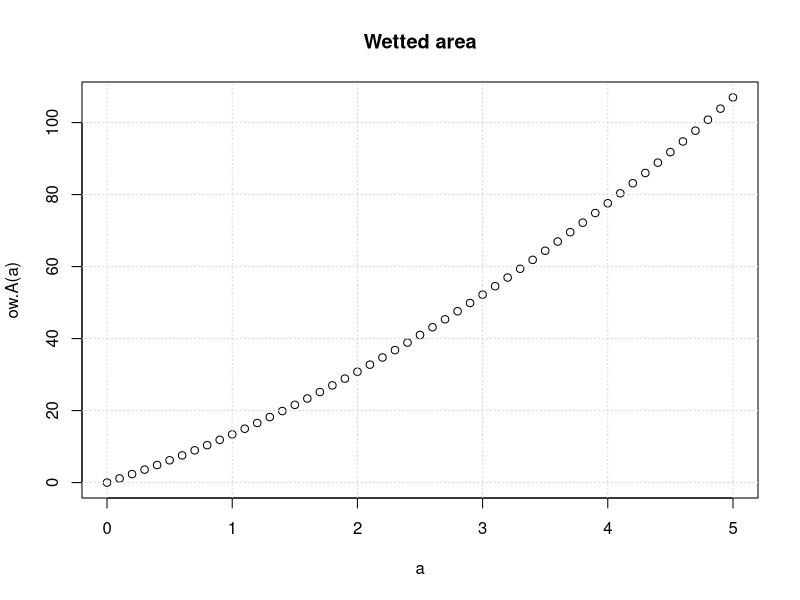
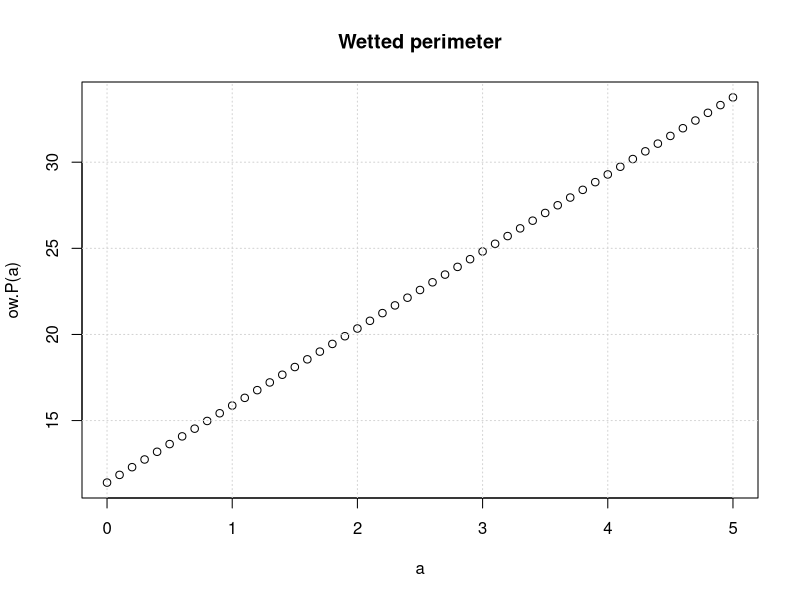
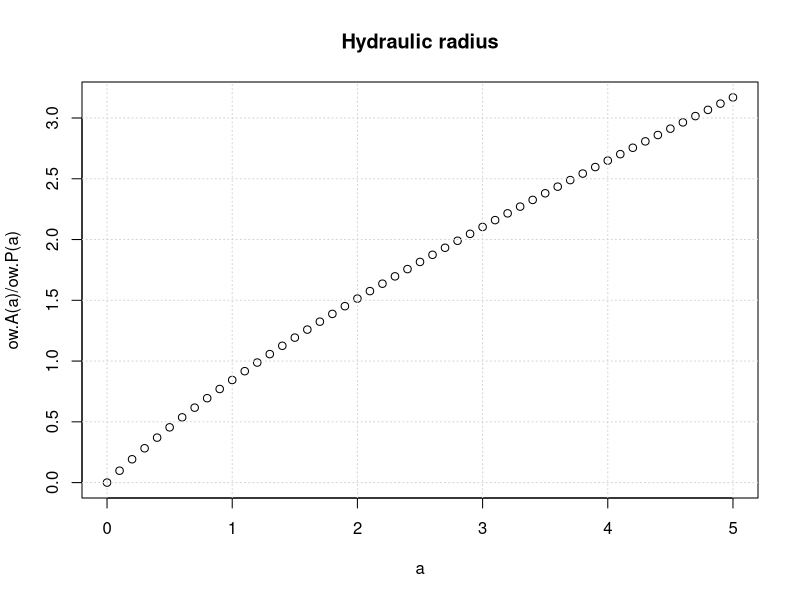
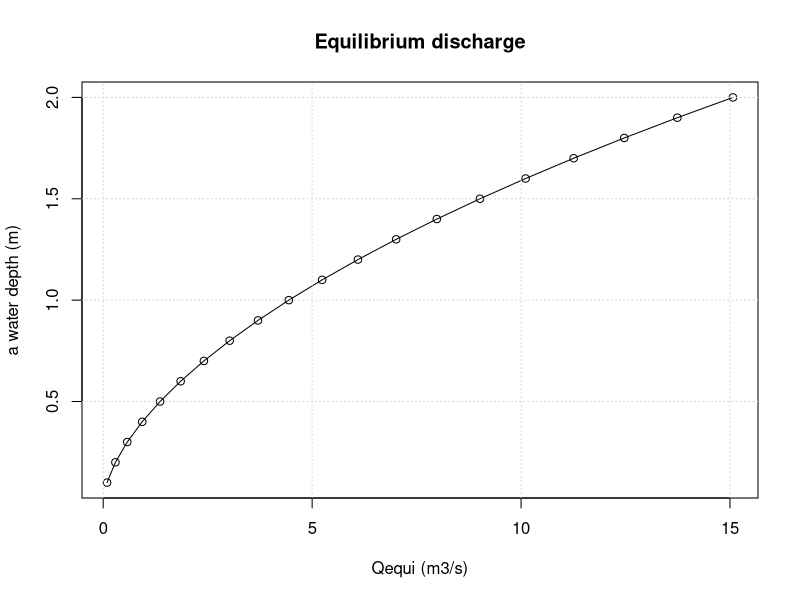
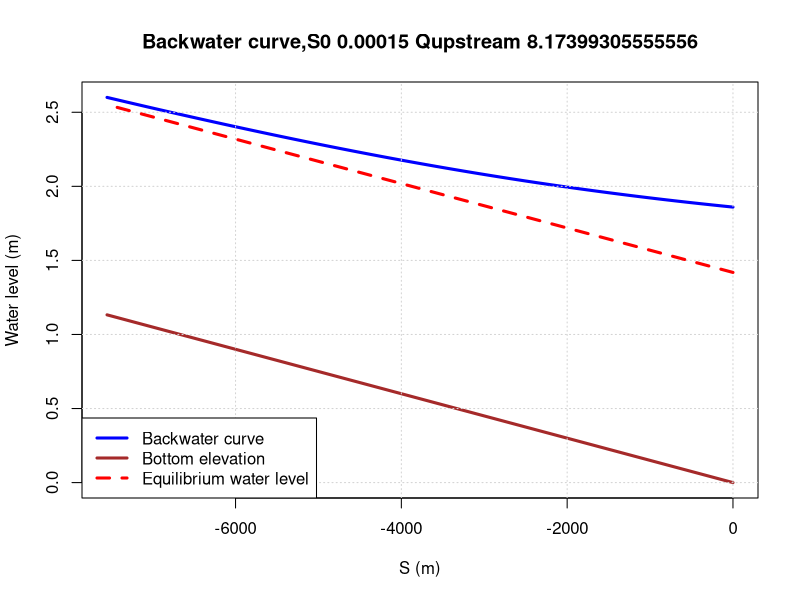
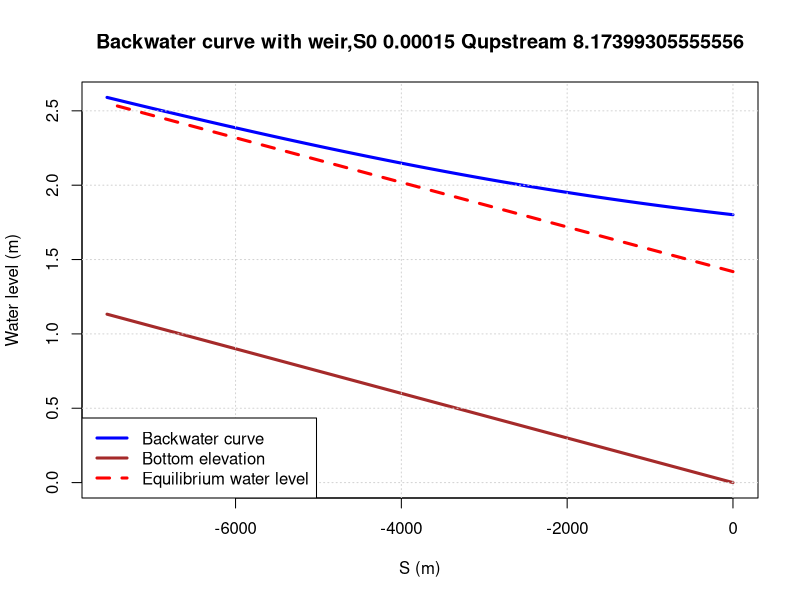
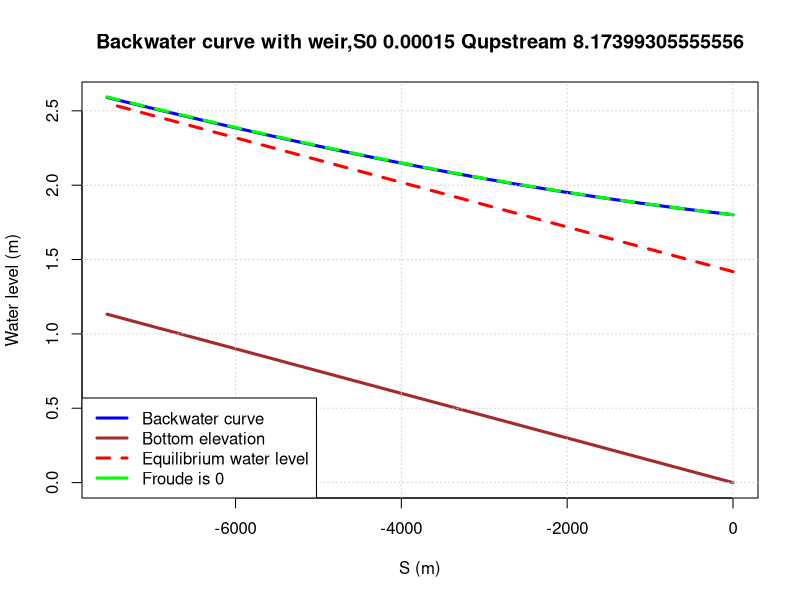
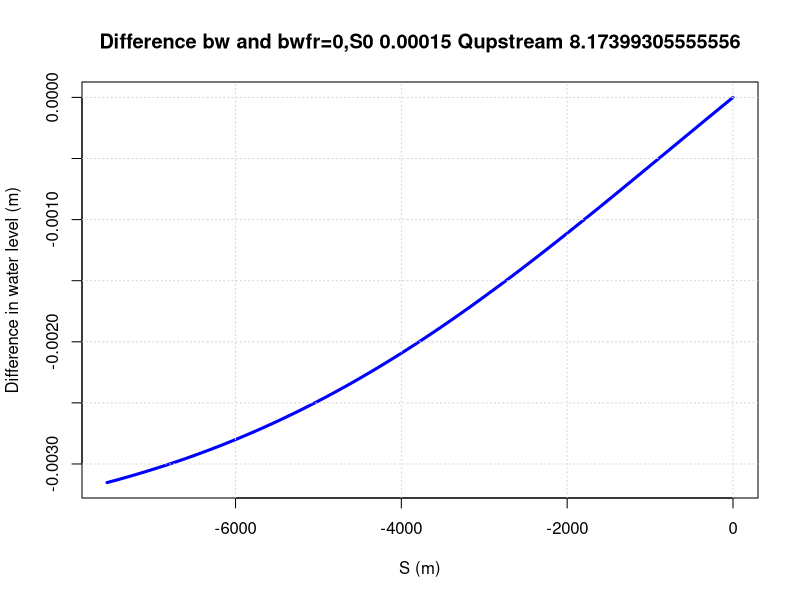

Generate these figures, in order, with R:
## ---- chunk 1

rm(list = ls())


ow.b = 11.4 #just a guess
ow.m = 2 #just a guess

##Upstream Discharge 
Qup = 706233/86400 #1.25 #m3/s
#Qup = 1.25 + 1.60125 #m3/s with side inflow based on the catchment area of the Regge and a normative discharge of 7 mm/d
ow.A = function(a)
{
  return(ow.b*a+ow.m*2*a^2/2)
}

a = seq(0,5, by =0.1)

plot(a,ow.A(a),main = "Wetted area")
grid()


ow.P = function(a)
{
  return(ow.b + a * 2 *sqrt(1 + ow.m^2))
}

plot(a,ow.P(a),main = "Wetted perimeter")
grid()

plot(a,ow.A(a)/ow.P(a),main = "Hydraulic radius")
grid()

ow.R = function(a)
{
  return(ow.A(a)/ow.P(a))
}

ow.B = function(a)
{
  return(ow.b + 2*ow.m*a)
}

## ---- chunk 2
S0 = 0.00015 # about 0.15 m/km for the midden Regge


##total length of the river
ow.L = 7592.4
Zb.fun = approxfun(c(0,-ow.L),c(0,ow.L*S0))
## ---- chunk 3
n = 0.033
a.range = seq(0.1,2,by = 0.1)
Qequi.fun = function(a)
{
  return(1/n * sqrt(S0)* ow.A(a) * ow.R(a)^(2/3))
}

Qequi.range = Qequi.fun(a.range)
plot(Qequi.range,a.range,type = "o", xlab = "Qequi (m3/s)",ylab = "a water depth (m)",
     main = "Equilibrium discharge")
grid()


##finding the equilibrium water depth for a given discharge
a.equilibrium = uniroot(function(a) Qequi.fun(a)-Qup,c(0.1,2))$root
print(paste("the equilibrium water level is : ",a.equilibrium, "for a discharge of ",Qup))

## ---- chunk 4
#nodal distance
ds = -50
#nodes along trajectory of the river
s = seq(0,-ow.L, by = ds)
#create an array for the water depths
a.bw = s
# first downstream prescribed water level
a.bw[1] = 1.86
# loop for calculating the water levels
for (i in 1:(length(a.bw)-1) )
{
S.f = n^2*abs(Qup)^2/(ow.A(a.bw[i])^2*ow.R(a.bw[i])^(4/3))
Fr = sqrt(Qup^2*ow.B(a.bw[i])/(9.8*ow.A(a.bw[i])^3))
dads = (S0 - S.f)/(1-Fr^2)
##calculation of the water depths in upstream order
a.bw[i+1] = a.bw[i] + dads*ds
}
## the water level is simply the  water depts + the bottom slope
h.bw = a.bw + Zb.fun(s)

plot(s,h.bw, type = "l",ylim = c(0,max(h.bw)),xlab = "S (m)", ylab = "Water level (m)",
     main = paste("Backwater curve,S0",S0, "Qupstream",Qup),col = "blue",lwd = 3)
lines(s,Zb.fun(s), col = "brown", lwd = 3)
grid()
##plot the water level at equilibirum
lines(s,a.equilibrium + Zb.fun(s), col = "red", lty = 2, lwd = 3)
legend("bottomleft",legend = c("Backwater curve","Bottom elevation","Equilibrium water level"),
       col = c("blue","brown","red"),lty = c(1,1,2),lwd = c(3,3,3))
## ---- chunk 5
#weir
Cd = 0.62

weir.d = 0.98 #weir/crest height
weir.b = 6.0 #

hweir = function(Q)
{
  return (weir.d + (Q/(2/3*sqrt(2*9.8)*Cd*weir.b))^(2/3))
}

## this function is more a control function to check the weir function
Qweir = function(h)
{
  ifelse(h < weir.d,0,2/3*sqrt(2*9.8)*Cd*weir.b*(h-weir.d)^(3/2))
 
}

## ---- chunk 6
####same chunck as above but now with a weir level based on Qup
# first downstream prescribed water level
a.bw[1] = hweir(Qup)
# Discharge rate upstream Qup
for (i in 1:(length(a.bw)-1) )
{
S.f = n^2*abs(Qup)^2/(ow.A(a.bw[i])^2*ow.R(a.bw[i])^(4/3))
Fr = sqrt(Qup^2*ow.B(a.bw[i])/(9.8*ow.A(a.bw[i])^3))
dads = (S0 - S.f)/(1-Fr^2)
##calculation of the water depths in upstream order
a.bw[i+1] = a.bw[i] + dads*ds
}
## the water level is simply the  water depts + the bottom slope
h.bw = a.bw + Zb.fun(s)

plot(s,h.bw, type = "l",ylim = c(0,max(h.bw)),xlab = "S (m)", ylab = "Water level (m)",
     main = paste("Backwater curve with weir,S0",S0, "Qupstream",Qup),col = "blue",lwd = 3)
lines(s,Zb.fun(s), col = "brown", lwd = 3)
grid()
##plot the water level at equilibirum
lines(s,a.equilibrium + Zb.fun(s), col = "red", lty = 2, lwd = 3)
legend("bottomleft",legend = c("Backwater curve","Bottom elevation","Equilibrium water level"),
       col = c("blue","brown","red"),lty = c(1,1,2),lwd = c(3,3,3))
## ---- chunk 7
####same chunck as above but now with a weir level based on Qup
# first downstream prescribed water level
a.bw[1] = hweir(Qup)
a.bwf0 = a.bw
# Discharge rate upstream Qup
for (i in 1:(length(a.bw)-1) )
{
S.f = n^2*abs(Qup)^2/(ow.A(a.bw[i])^2*ow.R(a.bw[i])^(4/3))
Fr = sqrt(Qup^2*ow.B(a.bw[i])/(9.8*ow.A(a.bw[i])^3))
dads = (S0 - S.f)/(1-Fr^2)
dadsf0 = S0 - S.f
##calculation of the water depths in upstream order
a.bw[i+1] = a.bw[i] + dads*ds
a.bwf0[i+1] = a.bwf0[i] + dadsf0*ds
}
## the water level is simply the  water depth + the bottom slope
h.bw = a.bw + Zb.fun(s)
h.bwf0 = a.bwf0 + Zb.fun(s)

plot(s,h.bw, type = "l",ylim = c(0,max(h.bw)),xlab = "S (m)", ylab = "Water level (m)",
     main = paste("Backwater curve with weir,S0",S0, "Qupstream",Qup),col = "blue",lwd = 3)
lines(s,Zb.fun(s), col = "brown", lwd = 3)
grid()
##plot the water level at equilibirum
lines(s,a.equilibrium + Zb.fun(s), col = "red", lty = 2, lwd = 3)
lines(s,h.bwf0, col = "green", lty = 2, lwd = 3)
legend("bottomleft",legend = c("Backwater curve","Bottom elevation","Equilibrium water level","Froude is 0"),
       col = c("blue","brown","red","green"),lty = c(1,1,2),lwd = c(3,3,3))

##differences between fr0 and fr
plot(s,h.bw-h.bwf0, type = "l",xlab = "S (m)", ylab = "Difference in water level (m)",
     main = paste("Difference bw and bwfr=0,S0",S0, "Qupstream",Qup),col = "blue",lwd = 3)
grid()


